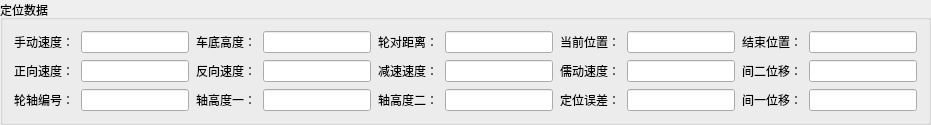
           <widget class="QGroupBox" name="groupBox_10">
            <property name="sizePolicy">
             <sizepolicy hsizetype="Expanding" vsizetype="Preferred">
              <horstretch>0</horstretch>
              <verstretch>0</verstretch>
             </sizepolicy>
            </property>
            <property name="title">
             <string>定位数据</string>
            </property>
            <layout class="QGridLayout" name="gridLayout_7">
             <property name="leftMargin">
              <number>11</number>
             </property>
             <property name="topMargin">
              <number>11</number>
             </property>
             <property name="rightMargin">
              <number>11</number>
             </property>
             <property name="bottomMargin">
              <number>11</number>
             </property>
             <property name="spacing">
              <number>7</number>
             </property>
             <item row="0" column="4">
              <widget class="QLabel" name="label_31">
               <property name="sizePolicy">
                <sizepolicy hsizetype="Preferred" vsizetype="Preferred">
                 <horstretch>0</horstretch>
                 <verstretch>0</verstretch>
                </sizepolicy>
               </property>
               <property name="text">
                <string>轮对距离：</string>
               </property>
              </widget>
             </item>
             <item row="3" column="3">
              <widget class="QLineEdit" name="RGV_State_29">
               <property name="sizePolicy">
                <sizepolicy hsizetype="Preferred" vsizetype="Fixed">
                 <horstretch>0</horstretch>
                 <verstretch>0</verstretch>
                </sizepolicy>
               </property>
               <property name="readOnly">
                <bool>true</bool>
               </property>
              </widget>
             </item>
             <item row="5" column="7">
              <widget class="QLabel" name="label_55">
               <property name="sizePolicy">
                <sizepolicy hsizetype="Preferred" vsizetype="Preferred">
                 <horstretch>0</horstretch>
                 <verstretch>0</verstretch>
                </sizepolicy>
               </property>
               <property name="text">
                <string>定位误差：</string>
               </property>
              </widget>
             </item>
             <item row="3" column="8">
              <widget class="QLineEdit" name="RGV_State_31">
               <property name="sizePolicy">
                <sizepolicy hsizetype="Preferred" vsizetype="Fixed">
                 <horstretch>0</horstretch>
                 <verstretch>0</verstretch>
                </sizepolicy>
               </property>
               <property name="readOnly">
                <bool>true</bool>
               </property>
              </widget>
             </item>
             <item row="5" column="4">
              <widget class="QLabel" name="label_291">
               <property name="sizePolicy">
                <sizepolicy hsizetype="Preferred" vsizetype="Preferred">
                 <horstretch>0</horstretch>
                 <verstretch>0</verstretch>
                </sizepolicy>
               </property>
               <property name="text">
                <string>轴高度二：</string>
               </property>
              </widget>
             </item>
             <item row="5" column="9">
              <widget class="QLabel" name="label_51">
               <property name="text">
                <string>间一位移：</string>
               </property>
              </widget>
             </item>
             <item row="5" column="2">
              <widget class="QLabel" name="label_290">
               <property name="sizePolicy">
                <sizepolicy hsizetype="Preferred" vsizetype="Preferred">
                 <horstretch>0</horstretch>
                 <verstretch>0</verstretch>
                </sizepolicy>
               </property>
               <property name="text">
                <string>轴高度一：</string>
               </property>
              </widget>
             </item>
             <item row="5" column="1">
              <widget class="QLineEdit" name="RGV_State_32">
               <property name="sizePolicy">
                <sizepolicy hsizetype="Preferred" vsizetype="Fixed">
                 <horstretch>0</horstretch>
                 <verstretch>0</verstretch>
                </sizepolicy>
               </property>
               <property name="readOnly">
                <bool>true</bool>
               </property>
              </widget>
             </item>
             <item row="3" column="9">
              <widget class="QLabel" name="label_58">
               <property name="text">
                <string>间二位移：</string>
               </property>
              </widget>
             </item>
             <item row="0" column="2">
              <widget class="QLabel" name="label_30">
               <property name="sizePolicy">
                <sizepolicy hsizetype="Preferred" vsizetype="Preferred">
                 <horstretch>0</horstretch>
                 <verstretch>0</verstretch>
                </sizepolicy>
               </property>
               <property name="text">
                <string>车底高度：</string>
               </property>
              </widget>
             </item>
             <item row="3" column="5">
              <widget class="QLineEdit" name="RGV_State_30">
               <property name="sizePolicy">
                <sizepolicy hsizetype="Preferred" vsizetype="Fixed">
                 <horstretch>0</horstretch>
                 <verstretch>0</verstretch>
                </sizepolicy>
               </property>
               <property name="readOnly">
                <bool>true</bool>
               </property>
              </widget>
             </item>
             <item row="5" column="8">
              <widget class="QLineEdit" name="RGV_State_33">
               <property name="sizePolicy">
                <sizepolicy hsizetype="Preferred" vsizetype="Fixed">
                 <horstretch>0</horstretch>
                 <verstretch>0</verstretch>
                </sizepolicy>
               </property>
               <property name="readOnly">
                <bool>true</bool>
               </property>
              </widget>
             </item>
             <item row="3" column="7">
              <widget class="QLabel" name="label_289">
               <property name="sizePolicy">
                <sizepolicy hsizetype="Preferred" vsizetype="Preferred">
                 <horstretch>0</horstretch>
                 <verstretch>0</verstretch>
                </sizepolicy>
               </property>
               <property name="text">
                <string>儒动速度：</string>
               </property>
              </widget>
             </item>
             <item row="3" column="0">
              <widget class="QLabel" name="label_287">
               <property name="sizePolicy">
                <sizepolicy hsizetype="Preferred" vsizetype="Preferred">
                 <horstretch>0</horstretch>
                 <verstretch>0</verstretch>
                </sizepolicy>
               </property>
               <property name="text">
                <string>正向速度：</string>
               </property>
              </widget>
             </item>
             <item row="5" column="3">
              <widget class="QLineEdit" name="RGV_State_34">
               <property name="sizePolicy">
                <sizepolicy hsizetype="Preferred" vsizetype="Fixed">
                 <horstretch>0</horstretch>
                 <verstretch>0</verstretch>
                </sizepolicy>
               </property>
               <property name="readOnly">
                <bool>true</bool>
               </property>
              </widget>
             </item>
             <item row="5" column="10">
              <widget class="QLineEdit" name="RGV_State_344">
               <property name="sizePolicy">
                <sizepolicy hsizetype="Preferred" vsizetype="Fixed">
                 <horstretch>0</horstretch>
                 <verstretch>0</verstretch>
                </sizepolicy>
               </property>
               <property name="readOnly">
                <bool>true</bool>
               </property>
              </widget>
             </item>
             <item row="3" column="4">
              <widget class="QLabel" name="label_288">
               <property name="sizePolicy">
                <sizepolicy hsizetype="Preferred" vsizetype="Preferred">
                 <horstretch>0</horstretch>
                 <verstretch>0</verstretch>
                </sizepolicy>
               </property>
               <property name="text">
                <string>减速速度：</string>
               </property>
              </widget>
             </item>
             <item row="3" column="1">
              <widget class="QLineEdit" name="RGV_State_28">
               <property name="sizePolicy">
                <sizepolicy hsizetype="Preferred" vsizetype="Fixed">
                 <horstretch>0</horstretch>
                 <verstretch>0</verstretch>
                </sizepolicy>
               </property>
               <property name="readOnly">
                <bool>true</bool>
               </property>
              </widget>
             </item>
             <item row="5" column="5">
              <widget class="QLineEdit" name="RGV_State_35">
               <property name="sizePolicy">
                <sizepolicy hsizetype="Preferred" vsizetype="Fixed">
                 <horstretch>0</horstretch>
                 <verstretch>0</verstretch>
                </sizepolicy>
               </property>
               <property name="readOnly">
                <bool>true</bool>
               </property>
              </widget>
             </item>
             <item row="5" column="0">
              <widget class="QLabel" name="label_56">
               <property name="sizePolicy">
                <sizepolicy hsizetype="Preferred" vsizetype="Preferred">
                 <horstretch>0</horstretch>
                 <verstretch>0</verstretch>
                </sizepolicy>
               </property>
               <property name="text">
                <string>轮轴编号：</string>
               </property>
              </widget>
             </item>
             <item row="0" column="1">
              <widget class="QLineEdit" name="RGV_State_27">
               <property name="sizePolicy">
                <sizepolicy hsizetype="Preferred" vsizetype="Fixed">
                 <horstretch>0</horstretch>
                 <verstretch>0</verstretch>
                </sizepolicy>
               </property>
               <property name="readOnly">
                <bool>true</bool>
               </property>
              </widget>
             </item>
             <item row="0" column="3">
              <widget class="QLineEdit" name="RGV_State_22">
               <property name="sizePolicy">
                <sizepolicy hsizetype="Preferred" vsizetype="Fixed">
                 <horstretch>0</horstretch>
                 <verstretch>0</verstretch>
                </sizepolicy>
               </property>
               <property name="readOnly">
                <bool>true</bool>
               </property>
              </widget>
             </item>
             <item row="3" column="10">
              <widget class="QLineEdit" name="RGV_State_345">
               <property name="sizePolicy">
                <sizepolicy hsizetype="Preferred" vsizetype="Fixed">
                 <horstretch>0</horstretch>
                 <verstretch>0</verstretch>
                </sizepolicy>
               </property>
               <property name="readOnly">
                <bool>true</bool>
               </property>
              </widget>
             </item>
             <item row="3" column="2">
              <widget class="QLabel" name="label_57">
               <property name="sizePolicy">
                <sizepolicy hsizetype="Preferred" vsizetype="Preferred">
                 <horstretch>0</horstretch>
                 <verstretch>0</verstretch>
                </sizepolicy>
               </property>
               <property name="text">
                <string>反向速度：</string>
               </property>
              </widget>
             </item>
             <item row="0" column="0">
              <widget class="QLabel" name="label_286">
               <property name="sizePolicy">
                <sizepolicy hsizetype="Preferred" vsizetype="Preferred">
                 <horstretch>0</horstretch>
                 <verstretch>0</verstretch>
                </sizepolicy>
               </property>
               <property name="text">
                <string>手动速度：</string>
               </property>
              </widget>
             </item>
             <item row="0" column="5">
              <widget class="QLineEdit" name="RGV_State_24">
               <property name="sizePolicy">
                <sizepolicy hsizetype="Preferred" vsizetype="Fixed">
                 <horstretch>0</horstretch>
                 <verstretch>0</verstretch>
                </sizepolicy>
               </property>
               <property name="readOnly">
                <bool>true</bool>
               </property>
              </widget>
             </item>
             <item row="0" column="9">
              <widget class="QLabel" name="label_298">
               <property name="sizePolicy">
                <sizepolicy hsizetype="Preferred" vsizetype="Preferred">
                 <horstretch>0</horstretch>
                 <verstretch>0</verstretch>
                </sizepolicy>
               </property>
               <property name="text">
                <string>结束位置：</string>
               </property>
              </widget>
             </item>
             <item row="0" column="10">
              <widget class="QLineEdit" name="RGV_State_38">
               <property name="sizePolicy">
                <sizepolicy hsizetype="Preferred" vsizetype="Fixed">
                 <horstretch>0</horstretch>
                 <verstretch>0</verstretch>
                </sizepolicy>
               </property>
               <property name="readOnly">
                <bool>true</bool>
               </property>
              </widget>
             </item>
             <item row="0" column="8">
              <widget class="QLineEdit" name="RGV_State_21">
               <property name="sizePolicy">
                <sizepolicy hsizetype="Preferred" vsizetype="Fixed">
                 <horstretch>0</horstretch>
                 <verstretch>0</verstretch>
                </sizepolicy>
               </property>
               <property name="readOnly">
                <bool>true</bool>
               </property>
              </widget>
             </item>
             <item row="0" column="7">
              <widget class="QLabel" name="label_70">
               <property name="sizePolicy">
                <sizepolicy hsizetype="Preferred" vsizetype="Preferred">
                 <horstretch>0</horstretch>
                 <verstretch>0</verstretch>
                </sizepolicy>
               </property>
               <property name="text">
                <string>当前位置：</string>
               </property>
              </widget>
             </item>
            </layout>
           </widget>
